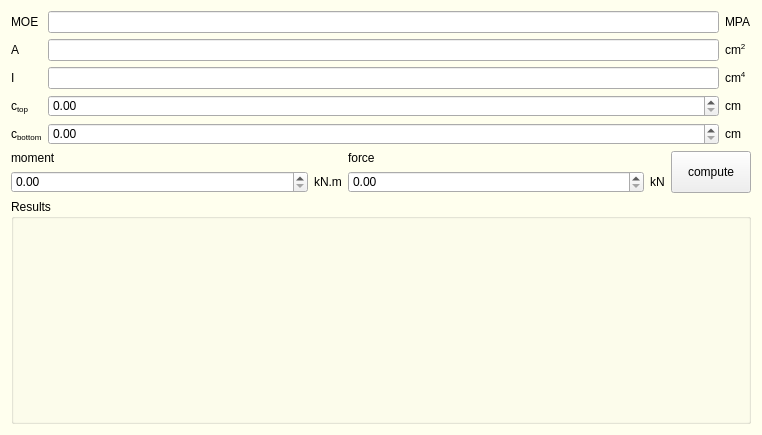
<?xml version="1.0" encoding="UTF-8"?>
<ui version="4.0">
 <class>BendingStressWidget</class>
 <widget class="QFrame" name="BendingStressWidget">
  <property name="geometry">
   <rect>
    <x>0</x>
    <y>0</y>
    <width>762</width>
    <height>435</height>
   </rect>
  </property>
  <property name="windowTitle">
   <string>Frame</string>
  </property>
  <property name="styleSheet">
   <string notr="true">QFrame {background-color: #ffffee}</string>
  </property>
  <layout class="QGridLayout" name="gridLayout">
   <item row="2" column="0">
    <widget class="QLabel" name="moi_label">
     <property name="text">
      <string>I</string>
     </property>
    </widget>
   </item>
   <item row="4" column="2">
    <widget class="QLabel" name="c_bottom_units">
     <property name="text">
      <string>cm</string>
     </property>
    </widget>
   </item>
   <item row="2" column="1">
    <widget class="QLineEdit" name="mom_of_inertia"/>
   </item>
   <item row="4" column="1">
    <widget class="QDoubleSpinBox" name="c_bottom"/>
   </item>
   <item row="6" column="0" colspan="3">
    <widget class="ResultsWidget" name="results">
     <property name="sizePolicy">
      <sizepolicy hsizetype="Preferred" vsizetype="Expanding">
       <horstretch>0</horstretch>
       <verstretch>0</verstretch>
      </sizepolicy>
     </property>
     <property name="title">
      <string>Results</string>
     </property>
    </widget>
   </item>
   <item row="3" column="0">
    <widget class="QLabel" name="c_top_label">
     <property name="text">
      <string>c&lt;sub&gt;top&lt;/sub&gt;</string>
     </property>
    </widget>
   </item>
   <item row="0" column="2">
    <widget class="QLabel" name="MOE_units">
     <property name="text">
      <string>MPA</string>
     </property>
    </widget>
   </item>
   <item row="4" column="0">
    <widget class="QLabel" name="c_bottom_label">
     <property name="text">
      <string>c&lt;sub&gt;bottom&lt;/sub&gt;</string>
     </property>
    </widget>
   </item>
   <item row="2" column="2">
    <widget class="QLabel" name="moi_units">
     <property name="text">
      <string>cm&lt;sup&gt;4&lt;/sup&gt;</string>
     </property>
    </widget>
   </item>
   <item row="0" column="0">
    <widget class="QLabel" name="MOE_label">
     <property name="text">
      <string>MOE</string>
     </property>
    </widget>
   </item>
   <item row="3" column="2">
    <widget class="QLabel" name="c_top_units">
     <property name="text">
      <string>cm</string>
     </property>
    </widget>
   </item>
   <item row="0" column="1">
    <widget class="QLineEdit" name="MOE"/>
   </item>
   <item row="3" column="1">
    <widget class="QDoubleSpinBox" name="c_top"/>
   </item>
   <item row="5" column="0" colspan="3">
    <layout class="QGridLayout" name="gridLayout_2">
     <item row="0" column="2">
      <widget class="QLabel" name="force_label">
       <property name="sizePolicy">
        <sizepolicy hsizetype="Preferred" vsizetype="Minimum">
         <horstretch>0</horstretch>
         <verstretch>0</verstretch>
        </sizepolicy>
       </property>
       <property name="text">
        <string>force</string>
       </property>
      </widget>
     </item>
     <item row="0" column="0">
      <widget class="QLabel" name="moment_label">
       <property name="sizePolicy">
        <sizepolicy hsizetype="Preferred" vsizetype="Minimum">
         <horstretch>0</horstretch>
         <verstretch>0</verstretch>
        </sizepolicy>
       </property>
       <property name="text">
        <string>moment</string>
       </property>
      </widget>
     </item>
     <item row="1" column="0">
      <widget class="QDoubleSpinBox" name="moment">
       <property name="sizePolicy">
        <sizepolicy hsizetype="Expanding" vsizetype="Fixed">
         <horstretch>0</horstretch>
         <verstretch>0</verstretch>
        </sizepolicy>
       </property>
      </widget>
     </item>
     <item row="1" column="1">
      <widget class="QLabel" name="moment_units">
       <property name="text">
        <string>kN.m</string>
       </property>
      </widget>
     </item>
     <item row="0" column="4" rowspan="2">
      <widget class="QPushButton" name="compute_btn">
       <property name="sizePolicy">
        <sizepolicy hsizetype="Minimum" vsizetype="MinimumExpanding">
         <horstretch>0</horstretch>
         <verstretch>0</verstretch>
        </sizepolicy>
       </property>
       <property name="text">
        <string>compute</string>
       </property>
      </widget>
     </item>
     <item row="1" column="2">
      <widget class="QDoubleSpinBox" name="force">
       <property name="sizePolicy">
        <sizepolicy hsizetype="Expanding" vsizetype="Fixed">
         <horstretch>0</horstretch>
         <verstretch>0</verstretch>
        </sizepolicy>
       </property>
      </widget>
     </item>
     <item row="1" column="3">
      <widget class="QLabel" name="force_units">
       <property name="text">
        <string>kN</string>
       </property>
      </widget>
     </item>
    </layout>
   </item>
   <item row="1" column="0">
    <widget class="QLabel" name="area_label">
     <property name="text">
      <string>A</string>
     </property>
    </widget>
   </item>
   <item row="1" column="1">
    <widget class="QLineEdit" name="area"/>
   </item>
   <item row="1" column="2">
    <widget class="QLabel" name="area_units">
     <property name="text">
      <string>cm&lt;sup&gt;2&lt;/sup&gt;</string>
     </property>
    </widget>
   </item>
  </layout>
 </widget>
 <customwidgets>
  <customwidget>
   <class>ResultsWidget</class>
   <extends>QGroupBox</extends>
   <header>resultswidget.h</header>
   <container>1</container>
  </customwidget>
 </customwidgets>
 <tabstops>
  <tabstop>MOE</tabstop>
  <tabstop>area</tabstop>
  <tabstop>mom_of_inertia</tabstop>
  <tabstop>c_top</tabstop>
  <tabstop>c_bottom</tabstop>
  <tabstop>compute_btn</tabstop>
 </tabstops>
 <resources/>
 <connections/>
</ui>
